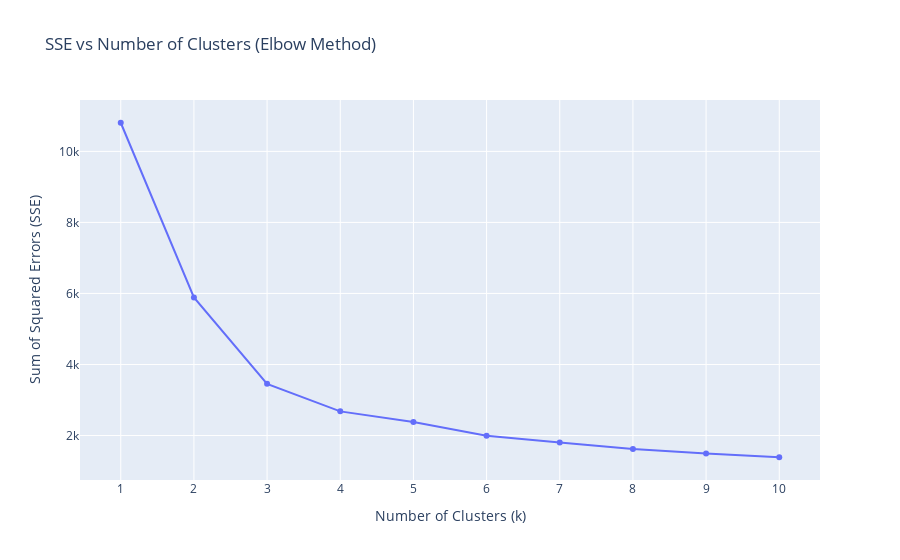

Notebook code cell kept with this figure:
### Markdown cell above
<font color="#B4431E" style="font-size:22px;"><b> A. Using the Elbow Method 💪</b></font>

### Code cell
import plotly.express as px
import pandas as pd
from sklearn.cluster import KMeans

# Compute SSE for each k
k_values = list(range(1, 11))
sse = [KMeans(n_clusters=k, random_state=42).fit(rfm_scaled).inertia_
       for k in k_values]

plot_df = pd.DataFrame({'Number of Clusters (k)': k_values, 'SSE': sse})

fig = px.line(
    plot_df,
    x='Number of Clusters (k)',
    y='SSE',
    markers=True,
    title='SSE vs Number of Clusters (Elbow Method)',
    labels={'SSE': 'Sum of Squared Errors (SSE)'}
)

fig.update_xaxes(dtick=1)        

fig.show()

### Figure 1 — Plotly figure (JSON) as saved in the notebook; plotly's stock layout.template omitted (floating-point values rounded to 4 significant figures)
{"data": [{"hovertemplate": "Number of Clusters (k)=%{x}<br>Sum of Squared Errors (SSE)=%{y}<extra></extra>", "legendgroup": "", "line": {"color": "#636efa", "dash": "solid"}, "marker": {"symbol": "circle"}, "mode": "lines+markers", "name": "", "orientation": "v", "showlegend": false, "type": "scatter", "x": [1, 2, 3, 4, 5, 6, 7, 8, 9, 10], "xaxis": "x", "y": [10810.0, 5886.0, 3456.0, 2680.0, 2382.0, 1994.0, 1805.0, 1618.0, 1494.0, 1388.0], "yaxis": "y"}], "layout": {"legend": {"tracegroupgap": 0}, "title": {"text": "SSE vs Number of Clusters (Elbow Method)"}, "xaxis": {"anchor": "y", "domain": [0, 1], "dtick": 1, "title": {"text": "Number of Clusters (k)"}}, "yaxis": {"anchor": "x", "domain": [0, 1], "title": {"text": "Sum of Squared Errors (SSE)"}}}}
